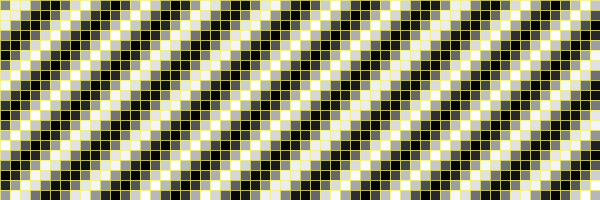
Frame 1 (no input)
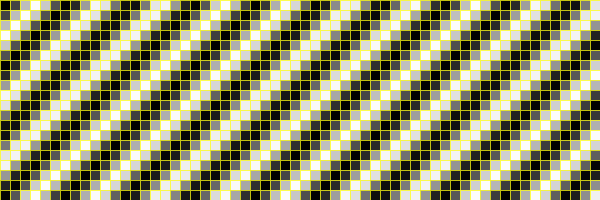
Frame 60 (the mouse pressed at the canvas centre just before this capture)
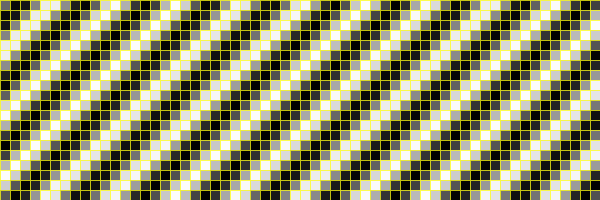
Frame 120 (the mouse held since frame 60 and released just before this capture)

The Processing sketch that drew these frames (run headless with seeded random() and noise(); from frame 60 on, the mouse is pressed at the canvas centre):

// Processing sketch: processing_58977
// ── processing_58977.pde

// 2D Array of objects
Cell[][] grid;

// Number of columns and rows in the grid
int cols = 70;
int rows = 20;

void setup() {
  size(600,200);
  grid = new Cell[cols][rows];
  for (int i = 0; i < cols; i++) {
    for (int j = 0; j < rows; j++) {
      // Initialize each object
      grid[i][j] = new Cell(i*10,j*10,10,10,i+j);
    }
  }
}

void draw() {
  background(255,255,20);
  // The counter variables i and j are also the column and row numbers and 
  // are used as arguments to the constructor for each object in the grid.  
  for (int i = 0; i < cols; i++) {
    for (int j = 0; j < rows; j++) {
      // Oscillate and display each object
      grid[i][j].oscillate();
      grid[i][j].display();
    }
  }
}

// A Cell object
class Cell {
  // A cell object knows about its location in the grid as well as its size with the variables x,y,w,h.
  float x,y;   // x,y location
  float w,h;   // width and height
  float angle; // angle for oscillating brightness

  // Cell Constructor
  Cell(float tempX, float tempY, float tempW, float tempH, float tempAngle) {
    x = tempX;
    y = tempY;
    w = tempW;
    h = tempH;
    angle = tempAngle;
  } 
  
  // Oscillation means increase angle
  void oscillate() {
    angle += 0.08; 
  }

  void display() {
    stroke(255, 255, 20, 190);
    // Color calculated using sine wave
    fill(127+127*sin(angle));
    rect(x,y,w,h); 
  }
}
